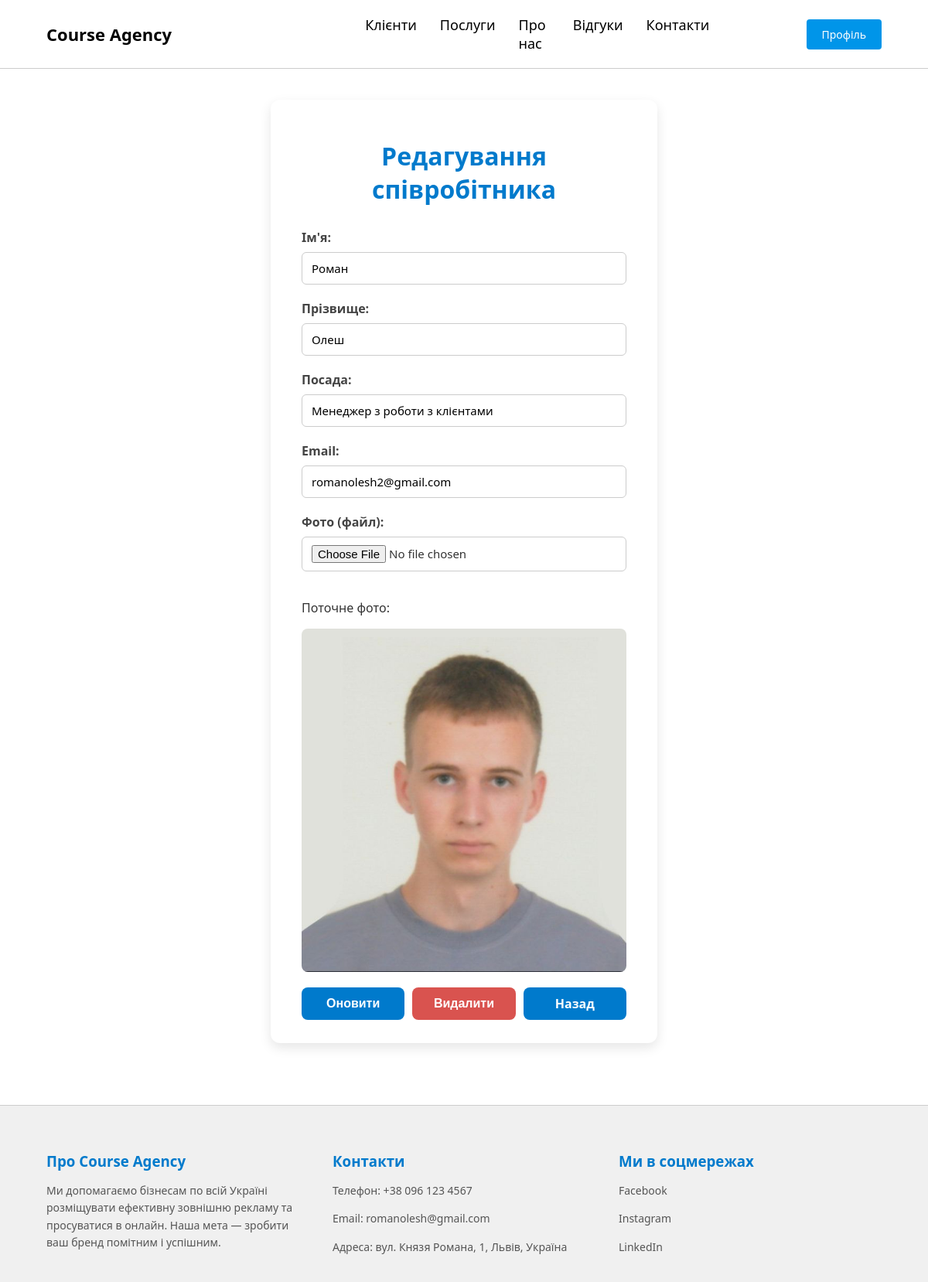
The page /ad_agency_site/edit_employee.php?id=1 (signed in) on the database its author committed.
### tables this page shows
CREATE TABLE `employees` (
  `employee_id` int(11) NOT NULL,
  `first_name` varchar(100) NOT NULL,
  `last_name` varchar(100) NOT NULL,
  `position` varchar(100) NOT NULL,
  `employee_email` varchar(255) NOT NULL,
  `photo` varchar(255) DEFAULT NULL
);

### ad_agency_site/edit_employee.php (the view, shortened to what this page needs)
<?php
$connection = getConnection('registered');
$employee_id = $_GET['id'] ?? null;
$stmt = $connection->prepare("SELECT * FROM Employees WHERE employee_id=?");
$stmt->bind_param("i", $employee_id);
$stmt->execute();
$result = $stmt->get_result();
$employee = $result->fetch_assoc();
?>
<!DOCTYPE html>
<html lang="uk">
<head>
</head>
<body>
    <main>
        <div class="edit-container">
            <h1>Редагування співробітника</h1>
            <form method="post" enctype="multipart/form-data">
                <label for="first_name">Ім'я:</label>
                <input id="first_name" type="text" name="first_name" value="<?= htmlspecialchars($_POST['first_name'] ?? $employee['first_name']) ?>" required>
                <label for="last_name">Прізвище:</label>
                <input id="last_name" type="text" name="last_name" value="<?= htmlspecialchars($_POST['last_name'] ?? $employee['last_name']) ?>" required>
                <label for="position">Посада:</label>
                <input id="position" type="text" name="position" value="<?= htmlspecialchars($_POST['position'] ?? $employee['position']) ?>" required>
                <label for="employee_email">Email:</label>
                <input id="employee_email" type="email" name="employee_email" value="<?= htmlspecialchars($_POST['employee_email'] ?? $employee['employee_email']) ?>" required>
                <label for="photo_file">Фото (файл):</label>
                <input id="photo_file" type="file" name="photo_file" accept="image/*">
                <?php if (!empty($employee['photo'])): ?>
                    <p>Поточне фото:</p>
                    <img class="current-photo" src="<?= htmlspecialchars($employee['photo']) ?>" alt="Поточне фото співробітника" />
                <?php endif; ?>
                <div class="buttons">
                    <button type="submit" name="update">Оновити</button>
                    <button type="submit" name="delete" onclick="return confirm('Ви впевнені, що хочете видалити цього співробітника?');">Видалити</button>
                    <a href="contacts.php" class="back">Назад</a>
                </div>
            </form>
        </div>
    </main>
</body>
</html>

### ad_agency_site/edit_employee.php (style rules this page uses)
body { font-family: 'Segoe UI', Tahoma, Geneva, Verdana, sans-serif; background-color: #f5f7fa; margin: 0; padding: 0 20px 60px; color: #333; display: flex; flex-direction: column; min-height: 100vh; }
main { flex: 1; display: flex; justify-content: center; align-items: flex-start; padding: 40px 0; }
.edit-container { background: white; padding: 30px 40px; border-radius: 12px; box-shadow: 0 6px 15px rgba(0, 0, 0, 0.1); max-width: 500px; width: 100%; box-sizing: border-box; }
h1 { text-align: center; color: #007acc; margin-bottom: 30px; }
form label { display: block; font-weight: 600; margin-bottom: 8px; color: #444; }
form input[type="text"], form input[type="email"], form input[type="file"] { width: 100%; padding: 10px 12px; margin-bottom: 20px; border: 1.8px solid #ccc; border-radius: 6px; font-size: 15px; transition: border-color 0.3s ease; box-sizing: border-box; font-family: inherit; }
.buttons { display: flex; gap: 10px; }
button, .back { flex: 1; padding: 12px 0; font-size: 16px; font-weight: 600; border-radius: 8px; cursor: pointer; user-select: none; text-align: center; text-decoration: none; color: white; transition: background-color 0.3s ease; border: none; display: inline-flex; justify-content: center; align-items: center; }
button[name="update"] { background-color: #007acc; }
button[name="delete"] { background-color: #d9534f; }
.back { background-color: #007acc; line-height: 1; text-decoration: none; display: flex; justify-content: center; align-items: center; }
img.current-photo { max-width: 100%; height: auto; margin-bottom: 20px; border-radius: 8px; display: block; }

### rows shown on the page
employees: first_name "Роман", last_name "Олеш", position "Менеджер з роботи з клієнтами", employee_email "romanolesh2@gmail.com", photo (picture)
